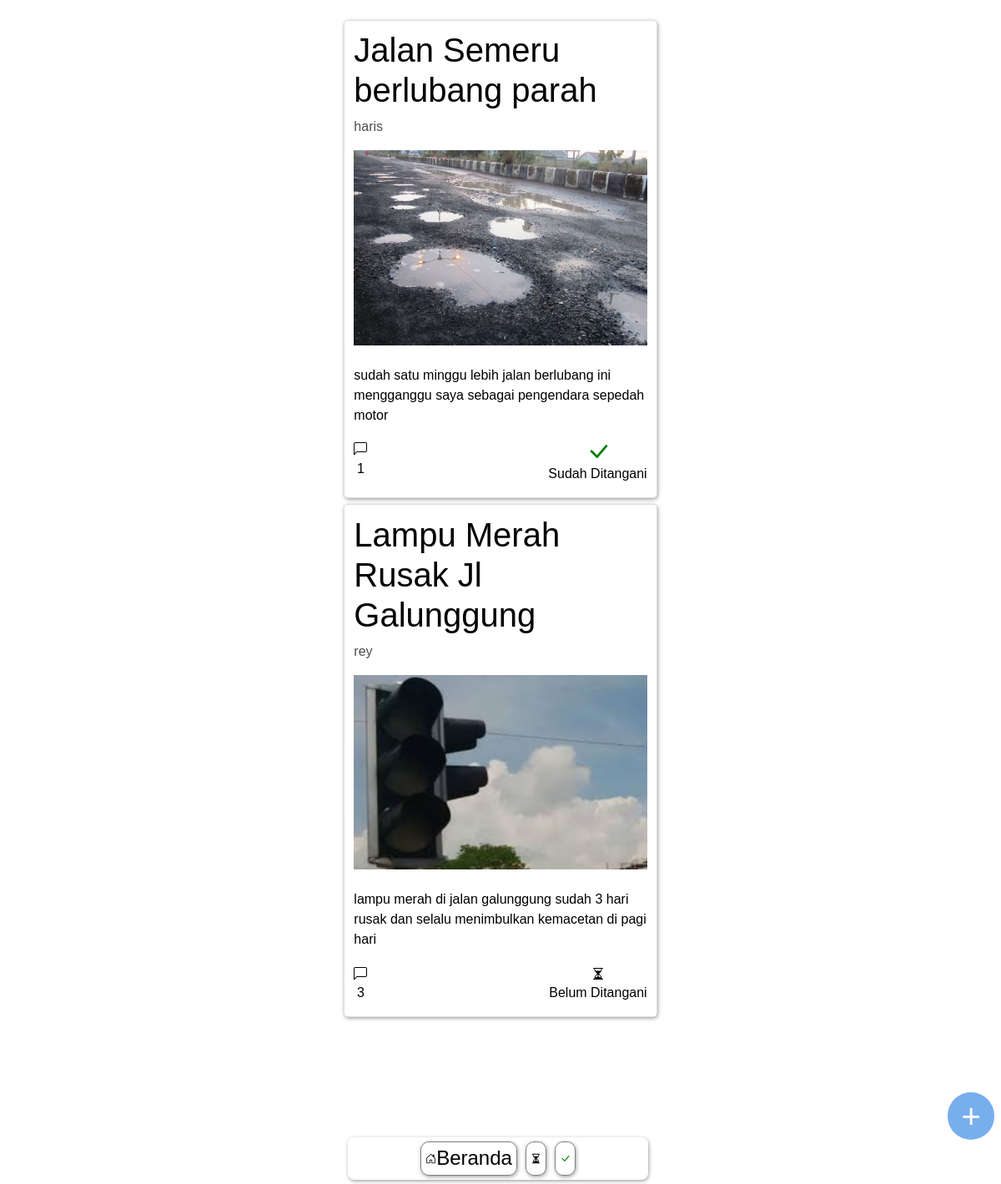
The page / on the database its author committed.
### tables this page shows
CREATE TABLE `post` (
  `id_post` int(11) NOT NULL,
  `title` varchar(255) NOT NULL,
  `nama_pengirim` varchar(255) NOT NULL,
  `img` varchar(1000) NOT NULL,
  `section` blob NOT NULL,
  `status` int(2) NOT NULL
);

### component/component.php (the view)
<?php
function card($title,$name,$img,$jumlah_comment,$status,$id_post,$section)
{
  if($status == false){
    echo '<a href="Post/'.$id_post.'" class="card">
            <h1>'.$title.'</h1>
            <p style="color:rgba(0, 0, 0, 0.7)">'.$name.'</p>
            <img style="width: 100%; height:auto" src="'.$img.'" alt=""><br>
            <p>'.$section.'</p>
            <center style="display: flex;justify-content:space-between">
              <div class="comment">
                <svg xmlns="http://www.w3.org/2000/svg" width="16" height="16" fill="currentColor" class="bi bi-chat-left" viewBox="0 0 16 16">
                  <path d="M14 1a1 1 0 0 1 1 1v8a1 1 0 0 1-1 1H4.414A2 2 0 0 0 3 11.586l-2 2V2a1 1 0 0 1 1-1h12zM2 0a2 2 0 0 0-2 2v12.793a.5.5 0 0 0 .854.353l2.853-2.853A1 1 0 0 1 4.414 12H14a2 2 0 0 0 2-2V2a2 2 0 0 0-2-2H2z"/>
                  <p>'.$jumlah_comment.'</p>
                </svg>
              </div>
              <div>
                <svg xmlns="http://www.w3.org/2000/svg" width="16" height="16" fill="currentColor" class="bi bi-hourglass-split" viewBox="0 0 16 16">
                  <path d="M2.5 15a.5.5 0 1 1 0-1h1v-1a4.5 4.5 0 0 1 2.557-4.06c.29-.139.443-.377.443-.59v-.7c0-.213-.154-.451-.443-.59A4.5 4.5 0 0 1 3.5 3V2h-1a.5.5 0 0 1 0-1h11a.5.5 0 0 1 0 1h-1v1a4.5 4.5 0 0 1-2.557 4.06c-.29.139-.443.377-.443.59v.7c0 .213.154.451.443.59A4.5 4.5 0 0 1 12.5 13v1h1a.5.5 0 0 1 0 1h-11zm2-13v1c0 .537.12 1.045.337 1.5h6.326c.216-.455.337-.963.337-1.5V2h-7zm3 6.35c0 .701-.478 1.236-1.011 1.492A3.5 3.5 0 0 0 4.5 13s.866-1.299 3-1.48V8.35zm1 0v3.17c2.134.181 3 1.48 3 1.48a3.5 3.5 0 0 0-1.989-3.158C8.978 9.586 8.5 9.052 8.5 8.351z"/>
                </svg>
                <p>Belum Ditangani</p>
              </div>
            </center>
          </a>';
  }
  else{
    echo '<a href="Post/'.$id_post.'" class="card">
            <h1>'.$title.'</h1>
            <p style="color:rgba(0, 0, 0, 0.7)">'.$name.'</p>
            <img style="width: 100%; height:auto" src="'.$img.'" alt=""><br>
            <p>'.$section.'</p>
            <center style="display: flex;justify-content:space-between">
              <div class="comment">
                <svg xmlns="http://www.w3.org/2000/svg" width="16" height="16" fill="currentColor" class="bi bi-chat-left" viewBox="0 0 16 16">
                  <path d="M14 1a1 1 0 0 1 1 1v8a1 1 0 0 1-1 1H4.414A2 2 0 0 0 3 11.586l-2 2V2a1 1 0 0 1 1-1h12zM2 0a2 2 0 0 0-2 2v12.793a.5.5 0 0 0 .854.353l2.853-2.853A1 1 0 0 1 4.414 12H14a2 2 0 0 0 2-2V2a2 2 0 0 0-2-2H2z"/>
                  <p>'.$jumlah_comment.'</p>
                </svg>
              </div>
              <div>
                <svg style="color: green;display:block" xmlns="http://www.w3.org/2000/svg" width="30" height="30" fill="currentColor" class="bi bi-check-lg" viewBox="0 0 16 16">
                  <path d="M12.736 3.97a.733.733 0 0 1 1.047 0c.286.289.29.756.01 1.05L7.88 12.01a.733.733 0 0 1-1.065.02L3.217 8.384a.757.757 0 0 1 0-1.06.733.733 0 0 1 1.047 0l3.052 3.093 5.4-6.425a.247.247 0 0 1 .02-.022Z"/>
                </svg>
                <p>Sudah Ditangani</p>
              </div>
            </center>
          </a>';
  }
}
?>

### index.php (shortened to what this page needs)
<?php
require 'config.php';
require 'component/component.php';
$link_addres = (isset($_SERVER['HTTPS']) && $_SERVER['HTTPS'] === 'on' ? "https" : "http") . "://$_SERVER[HTTP_HOST]$_SERVER[REQUEST_URI]";
if(isset($link_addres)){
  $url = rtrim($link_addres,"/");
  $url = filter_var($url,FILTER_SANITIZE_URL);
  $url = explode("/",$url);
if(isset($url[4])){
  $id=$url[4];
  if($id == "BelumDitangani"){
    $query = mysqli_query($conn,"SELECT * FROM post WHERE status = 0 order by id_post desc");
  }
  else if( $id == "SudahDitangani"){
    $query = mysqli_query($conn,"SELECT * FROM post WHERE status = 1 order by id_post desc");
  }
  else{
    $query = mysqli_query($conn,"SELECT * FROM post order by id_post desc");
  }
}
else{
  $query = mysqli_query($conn,"SELECT * FROM post order by id_post desc");
}
}
?>
<!DOCTYPE html>
<html lang="en">
<head>
  <link rel="stylesheet" href="style/bootstrap5/css/bootstrap.min.css">
  <link rel="stylesheet" href="style/style.css">
</head>
<body>
  <div id="root">
    <br>
    <div class="float-button" onclick="showFormComment()">
      <h1>+</h1>
    </div>
    </div>
    <div class="container">
      <center>
      <div class="nav-bottom-bar">
        <a href="http://localhost/Wadulin.kuy" class="route" style="display: flex;">
          <?php
            if(!isset($url[4])){
              echo "<h4>Beranda</h4>";
            }
          ?>
        </a>
        <a href="http://localhost/Wadulin.kuy/BelumDitangani" class="route">
        </a>
        <a href="http://localhost/Wadulin.kuy/SudahDitangani" class="route">
        </a>
      </div>
      </center>
      <?php
      while($data = mysqli_fetch_assoc($query)){
        $query_count = mysqli_query($conn,"SELECT COUNT(*) FROM comment where id_post = $data[id_post]");
        $jumlah_comment = mysqli_fetch_array($query_count);
        card($data['title'],$data['nama_pengirim'],'img/'.$data['img'],$jumlah_comment[0],$data['status'],$data['id_post'],$data['section']);
      }
      ?>
      <br><br><br><br><br><br><br><br>
    </div>
</body>
</html>

### style/style.css (style rules this page uses)
* { margin: 0; padding: 0; }
body { font-family: sans-serif; overflow-x: hidden; }
.nav-bottom-bar { display: flex; justify-content: center; width: 360px; padding: 5px; background-color: white; bottom: 0; position: fixed; z-index: 100; margin: 5px; box-shadow: 0.05rem 0.1rem 0.3rem -0.03rem rgba(0, 0, 0, 0.45); border-radius: 8px; }
.route { text-decoration: none; margin-left: 5px; color: black; margin-right: 5px; padding:5px; border-radius: 10px; border: 1px solid grey; display: flex; cursor: pointer; box-shadow: 0.05rem 0.1rem 0.3rem -0.03rem rgba(0, 0, 0, 0.45); }
.route svg, .route h4 { margin: auto; }
.float-button { bottom: 1.2cm; right: 0; margin: 0.2cm; cursor: pointer; position: fixed; z-index: 100; width: 1.5cm; background-color: rgb(119, 174, 238); height: 1.5cm; display: flex; justify-content: center; border-radius: 1.5cm; }
.float-button h1 { margin: auto; color: white; }
.container .card { text-decoration: none; color: black; padding-left: 0.3cm; padding-right: 0.3cm; padding-top: 0.3cm; padding-bottom: 0cm; border-radius: 5px; margin-bottom: 0.2cm; box-shadow: 0.05rem 0.1rem 0.3rem -0.03rem rgba(0, 0, 0, 0.45); cursor: pointer; }
@media screen and (min-width:400px) { .container { width: 400px } }

### rows shown on the page
post: title "Jalan Semeru berlubang parah", nama_pengirim "haris", status 1 (drawn), section "sudah satu minggu lebih jalan berlubang ini mengganggu saya sebagai pengendara sepedah motor", jumlah_comment "1"
post: title "Lampu Merah Rusak Jl Galunggung", nama_pengirim "rey", status 0 (drawn), section "lampu merah di jalan galunggung sudah 3 hari rusak dan selalu menimbulkan kemacetan di pagi hari", jumlah_comment "3"
